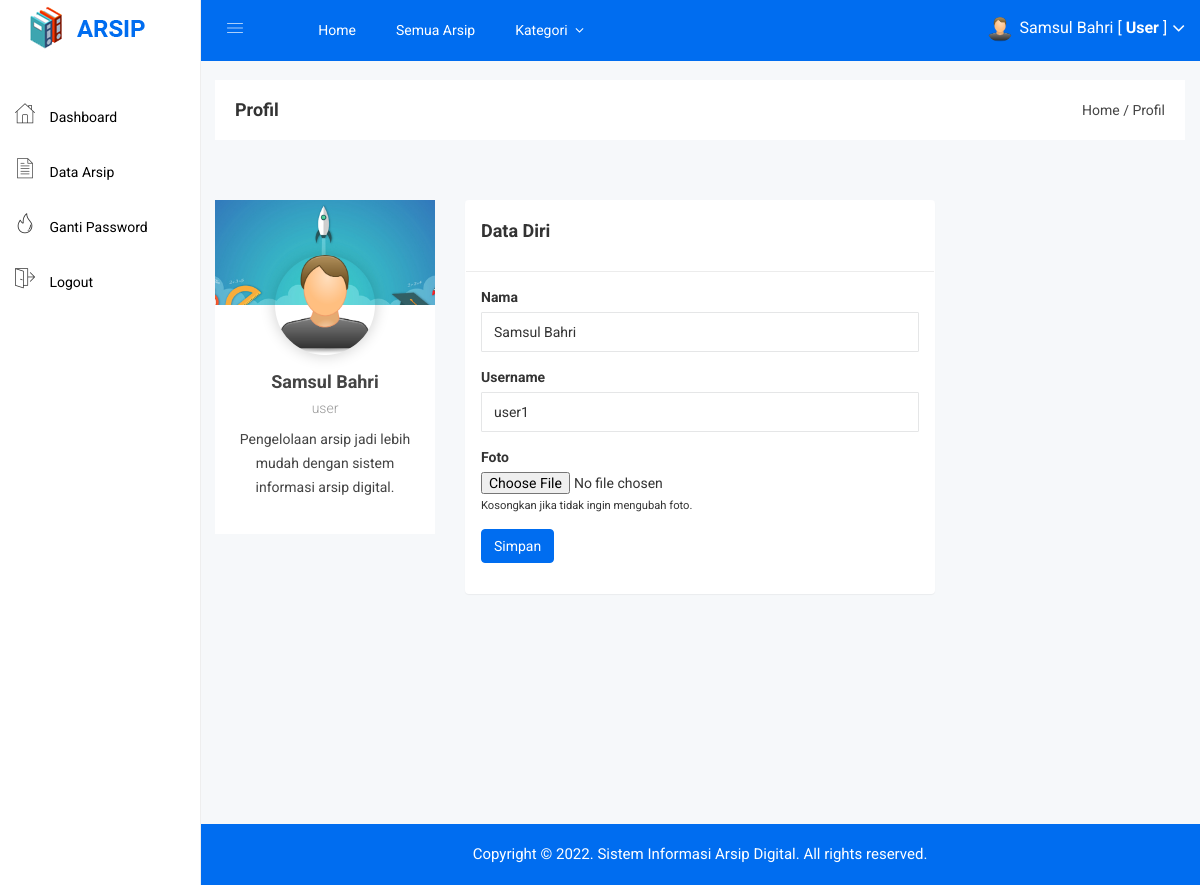
Page /user/profil.php (signed in) on the committed database.
### tables this page shows
CREATE TABLE `user` (
  `user_id` int(11) NOT NULL,
  `user_nama` varchar(100) NOT NULL,
  `user_username` varchar(100) NOT NULL,
  `user_password` varchar(100) NOT NULL,
  `user_foto` varchar(100) DEFAULT NULL
);

### user/profil.php (the view, shortened to what this page needs)
<?php include 'header.php'; ?>
<div class="breadcome-area">
    <div class="container-fluid">
        <div class="row">
            <div class="col-lg-12 col-md-12 col-sm-12 col-xs-12">
                <div class="breadcome-list">
                    <div class="row">
                        <div class="col-lg-6 col-md-6 col-sm-6 col-xs-12">
                            <div class="breadcome-heading">
                                <h4 style="margin-bottom: 0px">Profil</h4>
                            </div>
                        </div>
                        <div class="col-lg-6 col-md-6 col-sm-6 col-xs-12">
                            <ul class="breadcome-menu" style="padding-top: 0px">
                                <li><a href="#">Home</a> <span class="bread-slash">/</span></li>
                                <li><span class="bread-blod">Profil</span></li>
                            </ul>
                        </div>
                    </div>
                </div>
            </div>
        </div>
    </div>
</div>
<div class="product-sales-area mg-tb-30">
    <div class="container-fluid">
        <div class="row">
            <div class="col-lg-3">
                <?php
                $id = $_SESSION['id'];
                $saya = mysqli_query($koneksi,"select * from user where user_id='$id'");
                $s = mysqli_fetch_assoc($saya);
                ?>
                <div class="single-cards-item">
                    <div class="single-product-image">
                        <a href="#">
                            <img src="../assets/img/product/profile-bg.jpg" alt="">
                        </a>
                    </div>
                    <div class="single-product-text">
                        <?php
                        if($s['user_foto'] == ""){
                            ?>
                            <img class="img-user" src="../gambar/sistem/user.png">
                            <?php
                        }else{
                            ?>
                            <img class="img-user" src="../gambar/user/<?php echo $s['user_foto']; ?>">
                            <?php
                        }
                        ?>
                        <h4><a class="cards-hd-dn" href="#"><?php echo $s['user_nama']; ?></a></h4>
                        <h5>user</h5>
                        <p class="ctn-cards">Pengelolaan arsip jadi lebih mudah dengan sistem informasi arsip digital.</p>
                    </div>
                </div>
            </div>
            <div class="col-lg-6">
                <div class="panel">
                    <div class="panel-heading">
                        <h4>Data Diri</h4>
                    </div>
                    <div class="panel-body">
                        <form action="profil_act.php" method="post" enctype="multipart/form-data">
                            <div class="form-group">
                                <label>Nama</label>
                                <input type="text" class="form-control" placeholder="Masukkan Nama .." name="nama" required="required" value="<?php echo $s['user_nama'] ?>">
                            </div>
                            <div class="form-group">
                                <label>Username</label>
                                <input type="text" class="form-control" placeholder="Masukkan Username .." name="username" required="required" value="<?php echo $s['user_username'] ?>">
                            </div>
                            <div class="form-group">
                                <label>Foto</label>
                                <input type="file" name="foto">
                                <small>Kosongkan jika tidak ingin mengubah foto.</small>
                            </div>
                            <div class="form-group">
                                <input type="submit" class="btn btn-primary" value="Simpan">
                            </div>
                        </form>
                    </div>
                </div>
            </div>
        </div>
    </div>
</div>
<?php include 'footer.php'; ?>

### assets/css/main.css (style rules this page uses)
html { color: #222; font-size: 1em; line-height: 1.4; }
audio, canvas, iframe, img, svg, video { vertical-align: middle; }

### assets/css/style.css (style rules this page uses)
.img-user { width: 100px; }
.btn-primary { background: #006df0; color: white !important; border: 1px solid #006df0; }
.panel-heading { padding: 20px 15px; border-bottom: 1px solid #ececec; }

### rows in the picture
user: user_nama "Samsul Bahri", nama "Samsul Bahri", username "user1"

### other values in the picture
$_SESSION['nama'] "Samsul Bahri"
